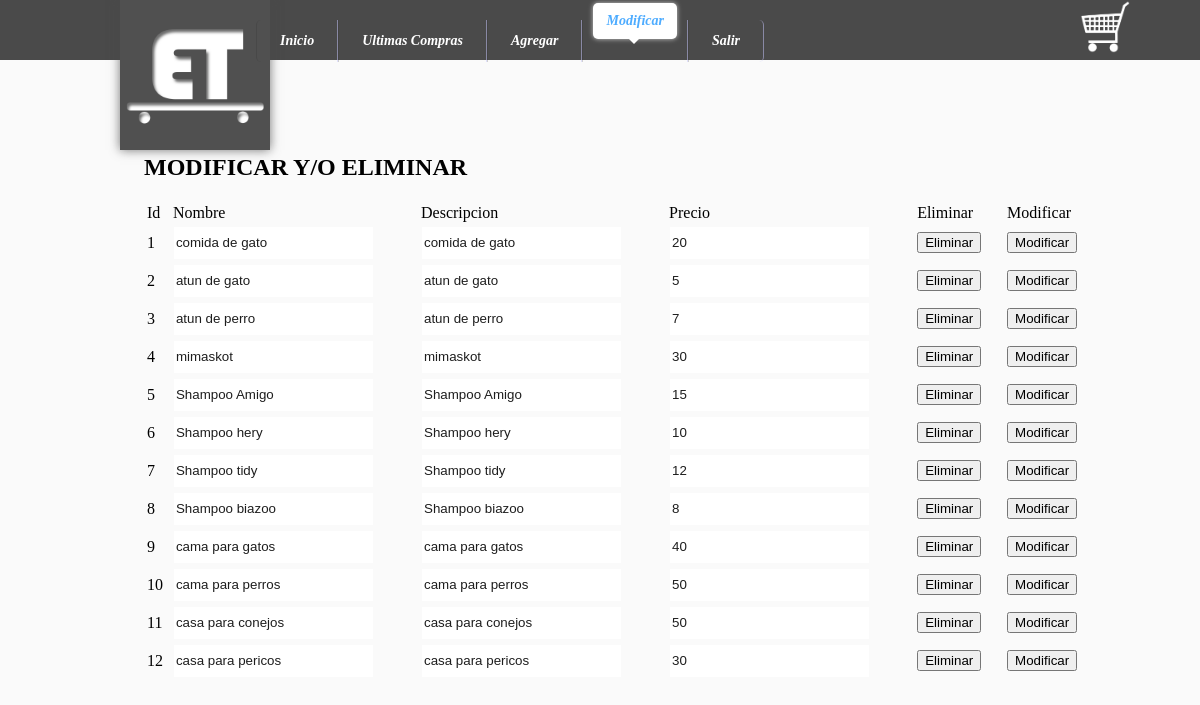
Screenshot of /manuel/admin/modificar.php (signed in) with the database file from the repository.
### tables this page shows
CREATE TABLE IF NOT EXISTS `productos` (
`id` int(11) NOT NULL,
  `nombre` varchar(20) NOT NULL,
  `descripcion` varchar(50) NOT NULL,
  `imagen` varchar(20) NOT NULL,
  `precio` double NOT NULL
);

### manuel/admin/modificar.php (the view, shortened to what this page needs)
<!DOCTYPE html>
<html lang="es">
<head>
	<link rel="stylesheet" type="text/css" href="../css/estilos.css">
</head>
<body>
	<header>
		<img src="../imagenes/logo.png" id="logo">
		<a href="../carritodecompras.php" title="ver carrito de compras">
			<img src="../imagenes/carrito.png">
		</a>
	</header>
	<section>
		<nav class="menu2">
			<menu>
				<li><a href="../">Inicio</a></li>
				<li><a href="../admin.php">Ultimas Compras</a></li>
	    		<li><a href="./agregarproducto.php" >Agregar</a></li>
	    		<li><a href="./modificar.php" class="selected">Modificar</a></li>
	    		<li><a href="./login/cerrar.php">Salir</a></li>
			</menu>
		</nav>
		<h1>MODIFICAR Y/O ELIMINAR</h1>
		<table width="100%">
			<tr>
				<td>Id</td>
				<td>Nombre</td>
				<td>Descripcion</td>
				<td>Precio</td>
				<td>Eliminar</td>
				<td>Modificar</td>
			</tr>
		<?php
			$resultado=mysql_query("select * from productos");
			while($row=mysql_fetch_array($resultado)){
				echo '
				<tr>
					<td>
						<input type="hidden" value="'.$row[0].'">'.$row[0].'
						<input type="hidden" class="imagen" value="'.$row[3].'">
					</td>
					<td><input type="text" class="nombre" value="'.$row[1].'"></td>
					<td><input type="text" class="descripcion" value="'.$row[2].'"></td>
					<td><input type="text" class="precio" value="'.$row[4].'"></td>
					<td><button class="eliminar" data-id="'.$row[0].'">Eliminar</button></td>
					<td><button class="modificar" data-id="'.$row[0].'">Modificar</button></td>
				</tr>
				';
			}
		?>
	</table>
	</section>
</body>
</html>

### manuel/css/estilos.css (style rules this page uses)
html { padding: 0px; margin: 0px; }
body { background-color: #fafafa; padding: 0px; margin: 0px; }
header { width: 100%; height: 60px; background-color: #4a4a4a; color:white; }
a { color: #4a4a4a; font-weight: bolder; font-size: 1.2rem; text-decoration: none; }
header a { width: 50px; left: 90%; display: inline-block; vertical-align: top; position: fixed; z-index: 2; background-color: #4a4a4a; }
header a img { width: 100%; }
section { width: 80%; min-height: 500px; padding: 2%; margin:0 auto; margin-left: 10%; margin-top: 50px; }
#logo { width: 150px; height: 150px; display: inline-block; vertical-align: top; position:absolute; z-index: 2; left: 10%; -webkit-box-shadow: 0px 0px 10px rgba(74, 74, 74, 0.75); -moz-box-shadow: 0px 0px 10px rgba(74, 74, 74, 0.75); box-shadow: 0px 0px 10px rgba(74, 74, 74, 0.75); }
nav { width : 65%; position: absolute; z-index: 3; left: 18%; top:.5%; }
menu:after , menu:before { display : block; content : ' '; }
menu:after { clear : both; }
li { list-style-type : none; float : left; cursor : pointer; padding : 3px 10px; }
li:first-child { border-radius : 5px 0 0 5px; }
li:last-child { border-radius : 0 5px 5px 0; }
li a { display : block; padding : 10px 13px; font-size : 26px; text-decoration : none; border-radius : 5px; position : relative; top : 0; color : #FFF; transition : all .4s; }
li a:after { display : block; content : ''; position : absolute; top : 100%; left : 42%; border-style : solid; border-color : transparent; border-width : 5px 5px 0 5px; transition : all .4s; }
.menu2 a { font-family : georgia; font-size : 14px; font-style : italic; text-transform : capitalize; }
.menu2 li { border-right : 1px solid rgba(200,200,255,0.5); border-left : 1px solid rgba(40,40,40,0.2); }
.selected { top : -20px; color : #4eacff; background-color: #fff; box-shadow : 0 0 5px 0 rgba(255, 255, 255, 0.7); transition : all .4s; }
.selected:after { border-color : white transparent transparent transparent; transition : all .4s; }
input { width: 80%; height: 30px; border:1px solid #fafafa; color:#1e1e1e; }

### rows the page displays
productos: id "1", nombre "comida de gato", descripcion "comida de gato", precio "20"
productos: id "2", nombre "atun de gato", descripcion "atun de gato", precio "5"
productos: id "3", nombre "atun de perro", descripcion "atun de perro", precio "7"
productos: id "4", nombre "mimaskot", descripcion "mimaskot", precio "30"
productos: id "5", nombre "Shampoo Amigo", descripcion "Shampoo Amigo", precio "15"
productos: id "6", nombre "Shampoo hery", descripcion "Shampoo hery", precio "10"
productos: id "7", nombre "Shampoo tidy", descripcion "Shampoo tidy", precio "12"
productos: id "8", nombre "Shampoo biazoo", descripcion "Shampoo biazoo", precio "8"
productos: id "9", nombre "cama para gatos", descripcion "cama para gatos", precio "40"
productos: id "10", nombre "cama para perros", descripcion "cama para perros", precio "50"
productos: id "11", nombre "casa para conejos", descripcion "casa para conejos", precio "50"
productos: id "12", nombre "casa para pericos", descripcion "casa para pericos", precio "30"
